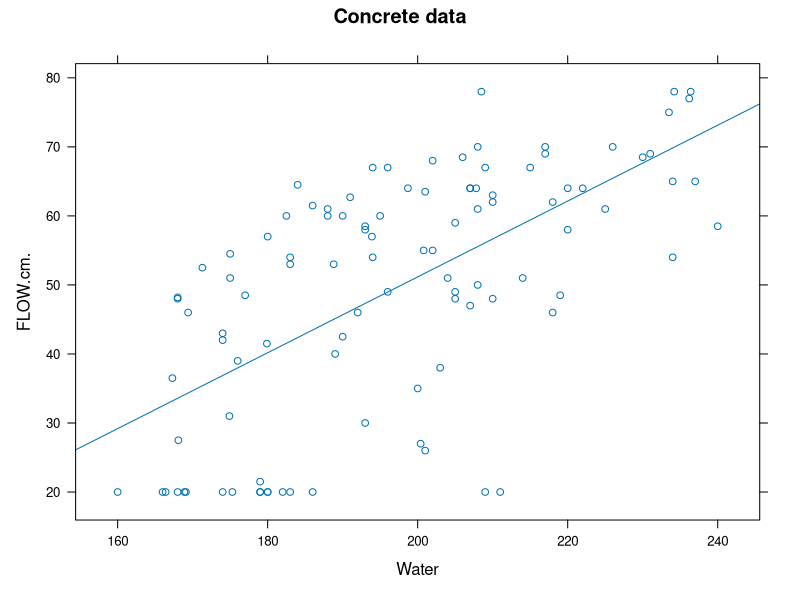
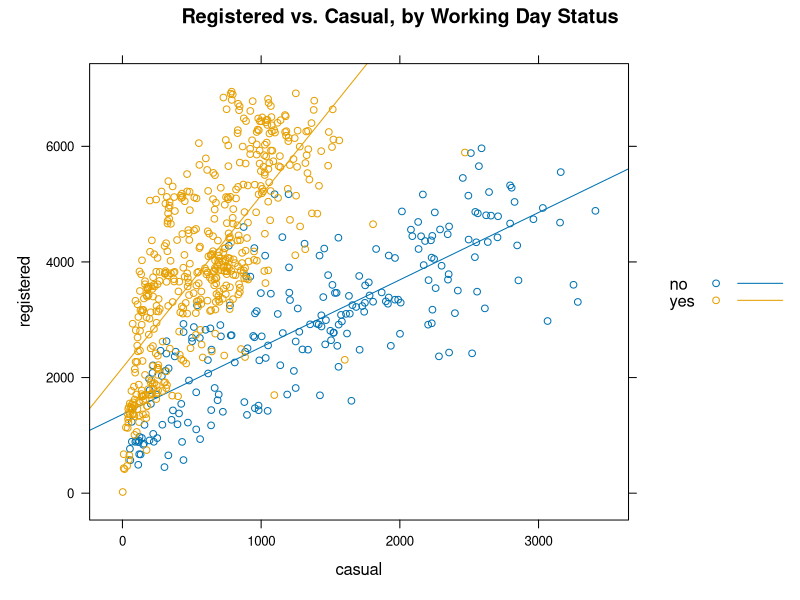
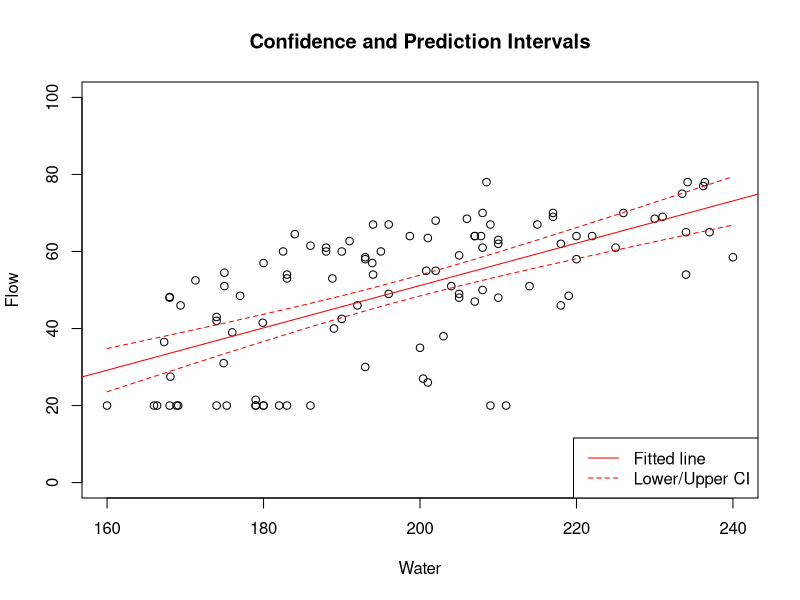
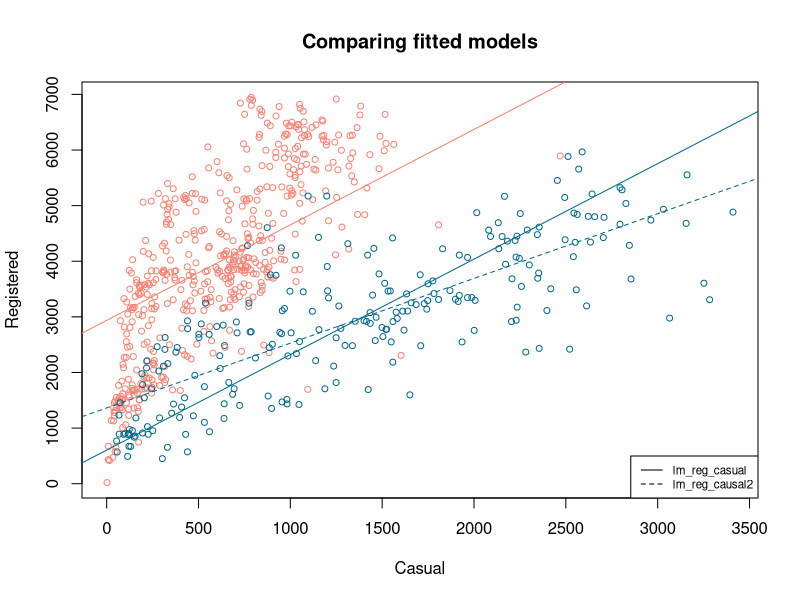
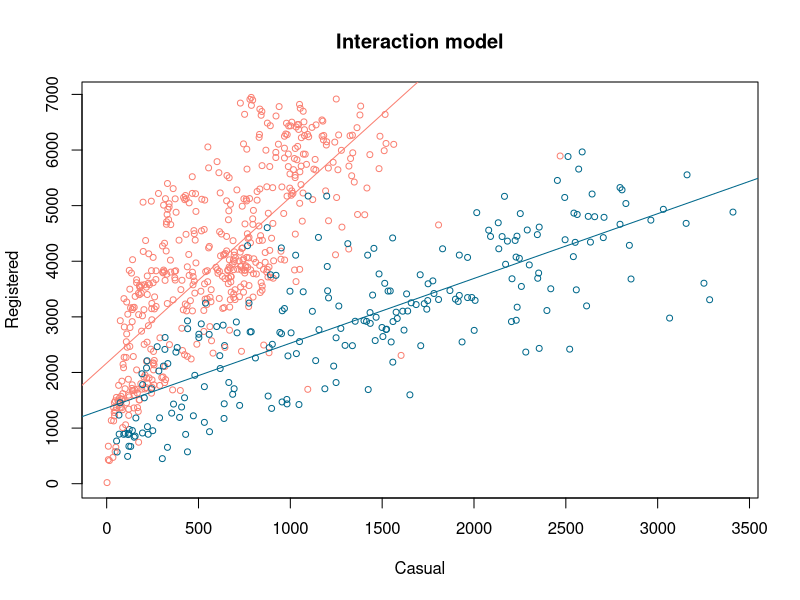
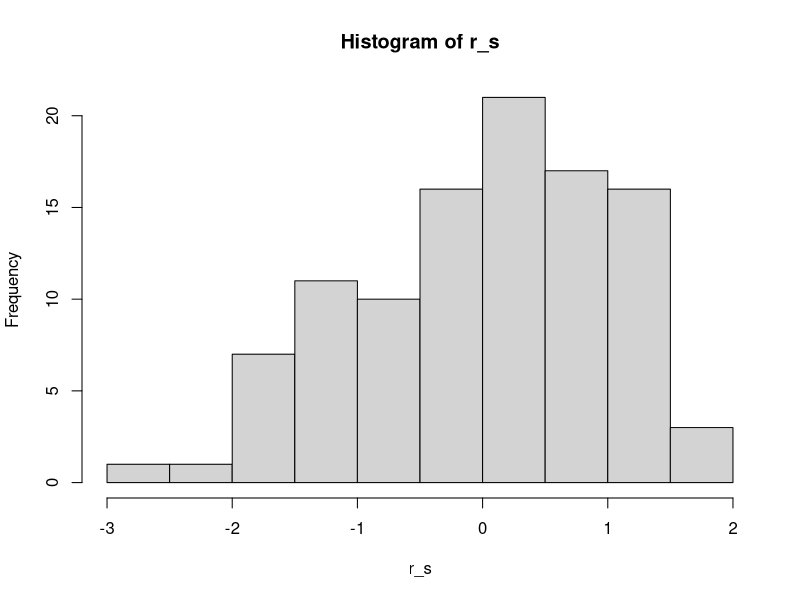
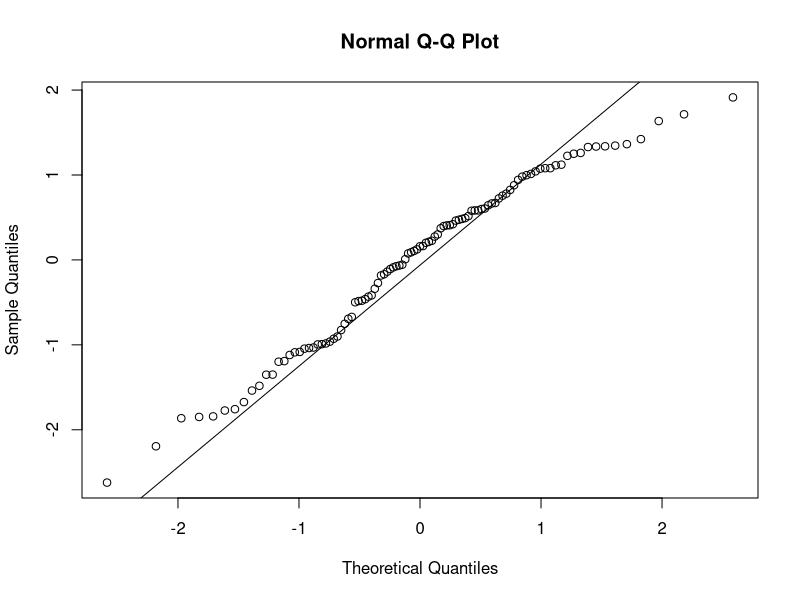
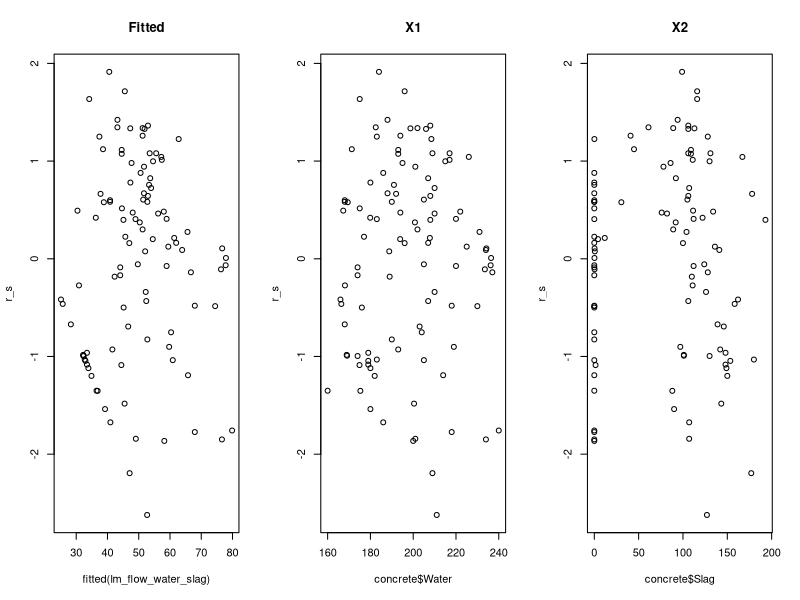

Recreate these plots in R, in order.
## ---- chunk 1
#| echo: false
library(knitr)
## ---- chunk 2
#| fig-align: center
#| echo: false
#| out-width: 50%
#| label: fig-flow-water
#| fig-cap: "Scatterplot with simple linear regression model"
library(lattice)
concrete <- read.csv("data/concrete+slump+test/slump_test.data")
names(concrete)[c(1,11)] <- c("id", "Comp.Strength")
xyplot(FLOW.cm. ~ Water, type=c("p", "r"), data= concrete, main="Concrete data")
## ---- chunk 3
#| fig-align: center
#| out-width: 50%
#| echo: false
#| label: fig-reg-casual
#| fig-cap: Scatterplot of registered vs. casual bike renters
bike2 <- read.csv("data/bike2.csv")
xyplot(registered ~ casual, groups=workingday, type=c("p", "r"), data=bike2,
       auto.key = TRUE, main="Registered vs. Casual, by Working Day Status")
## ---- chunk 4
#R 
concrete <- read.csv("data/concrete+slump+test/slump_test.data")
names(concrete)[c(1,11)] <- c("id", "Comp.Strength")
lm_flow_water <- lm(FLOW.cm. ~ Water, data=concrete)
summary(lm_flow_water)
## ---- chunk 5
#R 
confint(lm_flow_water)
## ---- chunk 6
#R 
bike2 <- read.csv("data/bike2.csv")
bike2_sub <- bike2[bike2$workingday == "no", ]
lm_reg_casual <- lm(registered ~ casual, data=bike2_sub)
anova(lm_reg_casual)
## ---- chunk 7
#| fig-align: center
#| echo: false
#| out-width: 50%
#R 
new_df <- data.frame(Water = seq(160, 240, by = 5))
conf_intervals <- predict(lm_flow_water, new_df, interval="conf")

plot(concrete$Water, concrete$FLOW.cm., ylim=c(0, 100),
     xlab="Water", ylab="Flow", main="Confidence and Prediction Intervals")
abline(lm_flow_water, col="red")
lines(new_df$Water, conf_intervals[,"lwr"], col="red", lty=2)
lines(new_df$Water, conf_intervals[,"upr"], col="red", lty=2)
legend("bottomright", legend=c("Fitted line", "Lower/Upper CI"), 
       lty=c(1,2), col="red")
## ---- chunk 8
# R 
lm_flow_water_slag <- lm(FLOW.cm. ~ Water + Slag, data=concrete)
summary(lm_flow_water_slag)
## ---- chunk 9
# R 
lm_reg_casual2 <- lm(registered ~ casual + workingday, data=bike2)
summary(lm_reg_casual2)
## ---- chunk 10
#| echo: false
#| fig-align: center
#| out-width: "50%"

plot(x=bike2$casual, y=bike2$registered, 
     col=ifelse(bike2$workingday == "yes", "salmon", "deepskyblue4"),
     main="Comparing fitted models", cex=0.8,
     xlab="Casual", ylab="Registered")
abline(lm_reg_casual, col="deepskyblue4", lty=2)
est_coef <- coef(lm_reg_casual2)
abline(est_coef[1], est_coef[2], col="deepskyblue4")
abline(est_coef[1]+est_coef[3], est_coef[2], col="salmon")
legend("bottomright", legend=c("lm_reg_casual", "lm_reg_causal2"),
       lty=c(1,2), cex=0.7)
#legend("bottom", legend=c("no", "yes"), pch=1,
#       col=c("deepskyblue4", "salmon"), cex=0.7)
## ---- chunk 11
# R 
lm_reg_casual3 <- lm(registered ~ casual * workingday, data=bike2)
summary(lm_reg_casual3)
## ---- chunk 12
#| echo: false
#| fig-align: center
#| fig-cap: Scatterplot of regression model with interaction between working day and casual

plot(x=bike2$casual, y=bike2$registered, 
     col=ifelse(bike2$workingday == "yes", "salmon", "deepskyblue4"),
     main="Interaction model", cex=0.8,
     xlab="Casual", ylab="Registered")
est_coef <- coef(lm_reg_casual3)
abline(est_coef[1], est_coef[2], col="deepskyblue4")
abline(est_coef[1]+est_coef[3], est_coef[2]+est_coef[4], col="salmon")
## ---- chunk 13
#| layout-ncol: 2
#| out-width: "50%"
# R 
r_s <- rstandard(lm_flow_water_slag)
hist(r_s)
qqnorm(r_s)
qqline(r_s)
## ---- chunk 14
#| collapse: true
shapiro.test(r_s)
ks.test(r_s, "pnorm")
## ---- chunk 15
#| fig-align: center
#| fig-height: 4
#| fig-width: 10
#| out-width: "50%"
opar <- par(mfrow=c(1,3))
plot(x=fitted(lm_flow_water_slag), r_s, main="Fitted")
plot(x=concrete$Water, r_s, main="X1")
plot(x=concrete$Slag, r_s, main="X2")
par(opar)
## ---- chunk 16
infl <- influence.measures(lm_flow_water_slag)
summary(infl)
